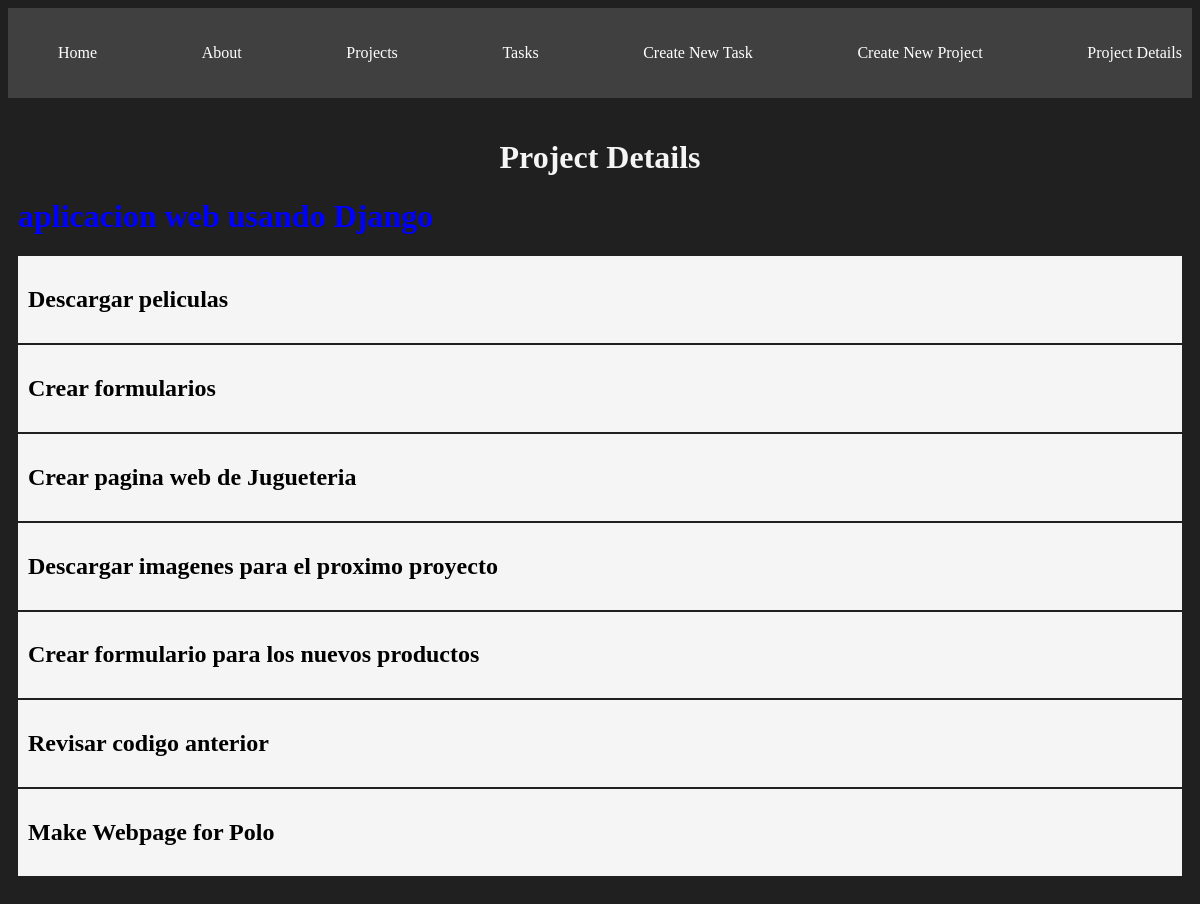
The app's page /projects/2 with its own data.
### myapp/models.py (models this page shows, shortened)
class Tasks(models.Model):
    title = models.CharField(max_length=200)
    description = models.TextField()
    project = models.ForeignKey(Project, on_delete=models.CASCADE)
    done = models.BooleanField(default=False)

### myapp/views.py (the view)
# urls.py: path('projects/<int:id>', views.project_details, name='project_details'),
def project_details(request, id):
    projects = get_object_or_404(Project, id=id)
    tasks = Tasks.objects.filter(project_id=id)
    return render(request, 'project_details.html', {
        'projects': projects,
        'tasks': tasks
    })

### myapp/templates/project_details.html
{% extends 'base.html' %}
{% block content %}
<h1 style="text-align: center;">Project Details</h1>
<h1 style="color: blue;">{{ projects.name }} </h1>
{% for task in tasks %}
<article class="card">
    <h2>{{ task.title }}</h2>
</article>
{% endfor %}
{% endblock %}

### myapp/static/css/styles.css (style rules this page uses)
body { background: #202020; color: whitesmoke; }
.card { background: whitesmoke; padding: 10px; margin-bottom: 2px; color: black; }

### records on screen
Tasks: title "Descargar peliculas"
Tasks: title "Crear formularios"
Tasks: title "Crear pagina web de Jugueteria"
Tasks: title "Descargar imagenes para el proximo proyecto"
Tasks: title "Crear formulario para los nuevos productos"
Tasks: title "Revisar codigo anterior"
Tasks: title "Make Webpage for Polo"
